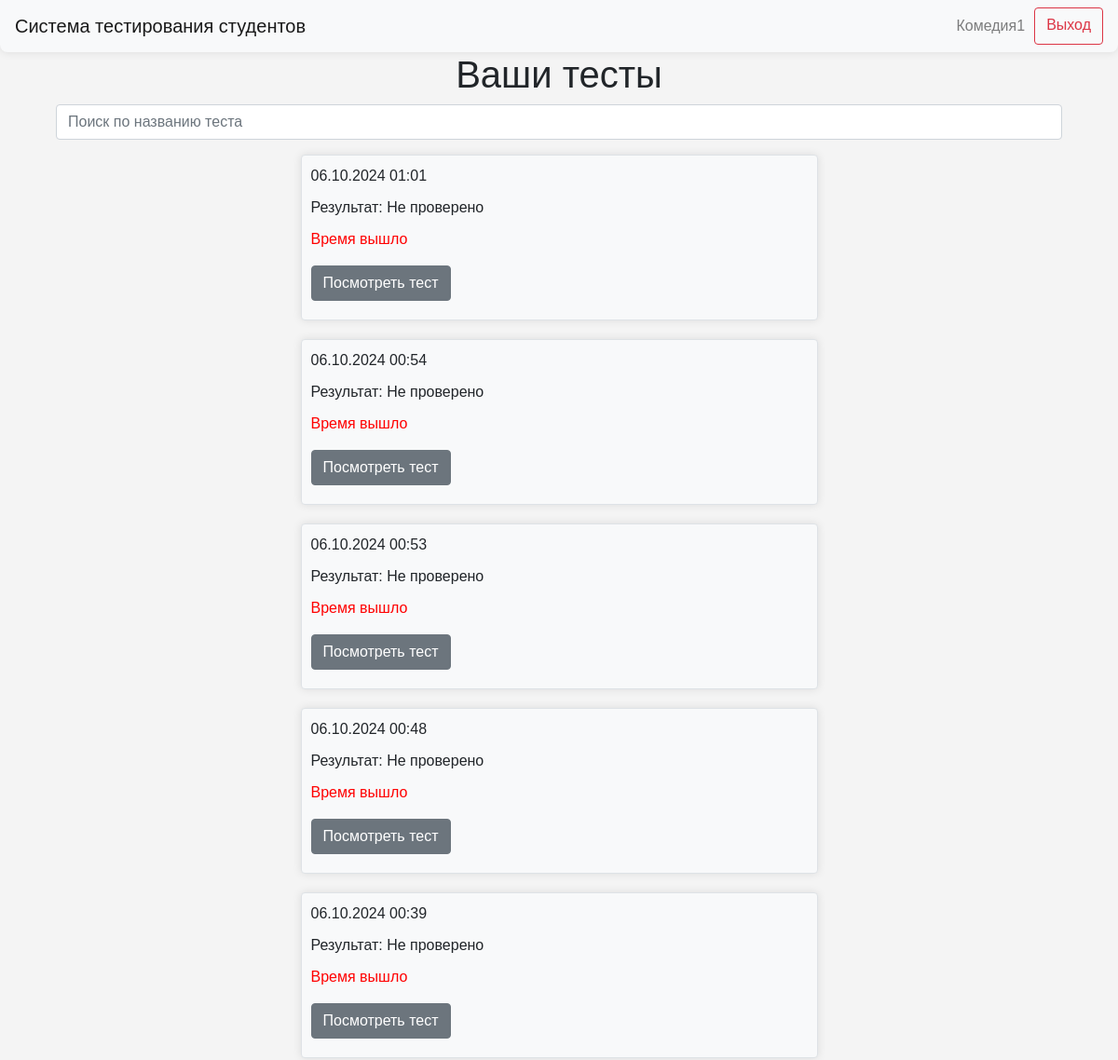
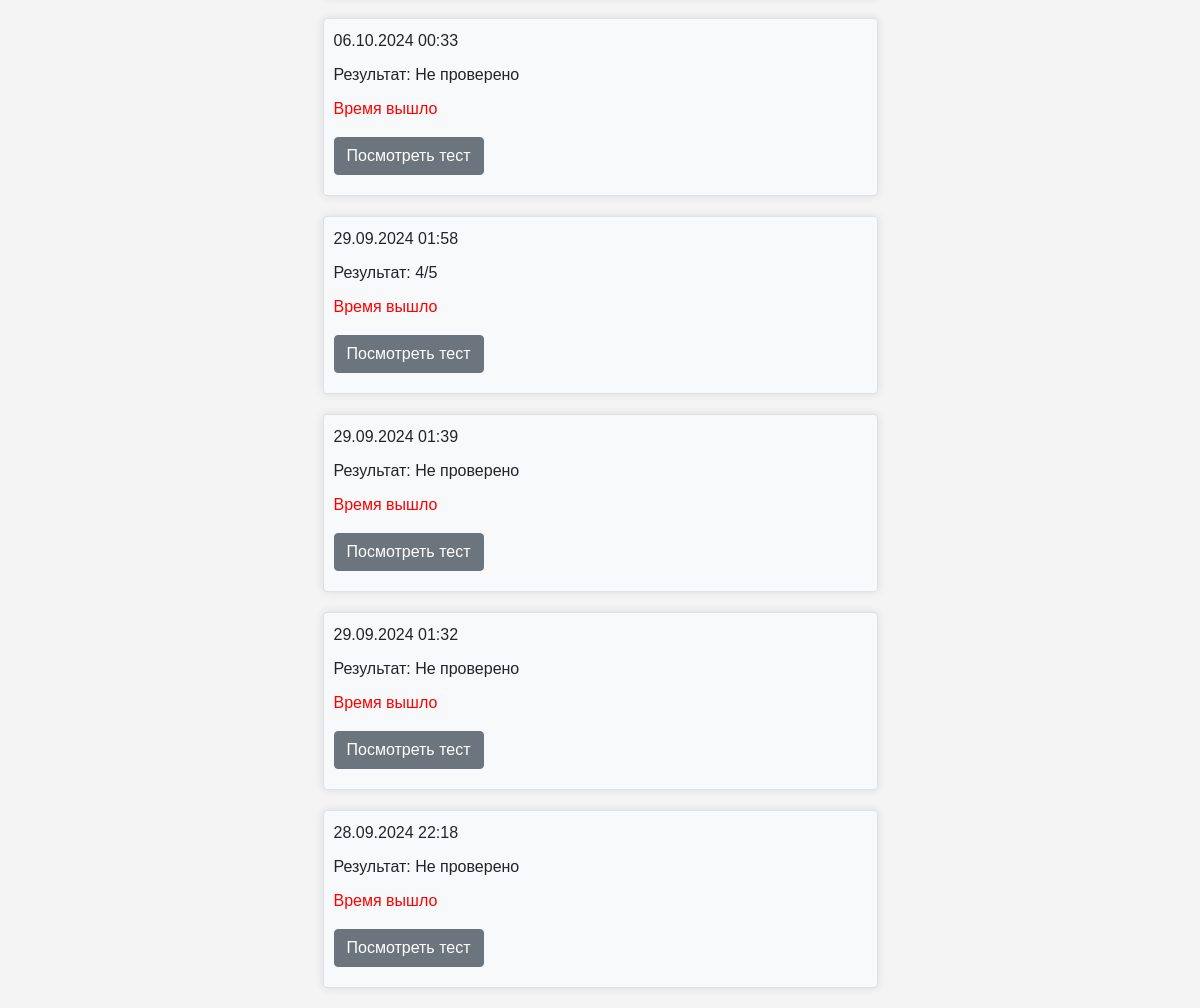
/ (signed in), run on the app's committed database (2 pictures, top to bottom).
### data/users.py (models this page shows)
class User(SqlAlchemyBase, UserMixin, SerializerMixin):
    __tablename__ = "users"
    id = sqlalchemy.Column(
        sqlalchemy.Integer,
        primary_key=True,
        autoincrement=True,
    )
    name = sqlalchemy.Column(
        sqlalchemy.String,
        nullable=True,
    )
    group_id = sqlalchemy.Column(
        sqlalchemy.Integer,
        sqlalchemy.ForeignKey(
            "groups.id",
            ondelete="CASCADE",
        ),
        nullable=False,
    )
    date_of_birth = sqlalchemy.Column(
        sqlalchemy.Date,
        nullable=True,
    )
    user_level = sqlalchemy.Column(
        sqlalchemy.String,
        default="student",
    )
    avatar = sqlalchemy.Column(
        sqlalchemy.String,
        nullable=True,
        default="icon.jpg",
    )

### data/blitz_tests.py (models this page shows)
class BlitzTest(SqlAlchemyBase, UserMixin, SerializerMixin):
    __tablename__ = "blitz_tests"
    id = sqlalchemy.Column(sqlalchemy.Integer,
                           primary_key=True, autoincrement=True)
    date = sqlalchemy.Column(sqlalchemy.DateTime, default=datetime.datetime.now)
    question_1 = sqlalchemy.Column(sqlalchemy.Integer, sqlalchemy.ForeignKey("questions.id"))
    question_2 = sqlalchemy.Column(sqlalchemy.Integer, sqlalchemy.ForeignKey("questions.id"))
    question_3 = sqlalchemy.Column(sqlalchemy.Integer, sqlalchemy.ForeignKey("questions.id"))
    question_4 = sqlalchemy.Column(sqlalchemy.Integer, sqlalchemy.ForeignKey("questions.id"))
    question_5 = sqlalchemy.Column(sqlalchemy.Integer, sqlalchemy.ForeignKey("questions.id"))
    answer_1 = sqlalchemy.Column(sqlalchemy.String, nullable=True)
    answer_2 = sqlalchemy.Column(sqlalchemy.String, nullable=True)
    answer_3 = sqlalchemy.Column(sqlalchemy.String, nullable=True)
    answer_4 = sqlalchemy.Column(sqlalchemy.String, nullable=True)
    answer_5 = sqlalchemy.Column(sqlalchemy.String, nullable=True)
    comment_1 = sqlalchemy.Column(sqlalchemy.String, nullable=True)
    comment_2 = sqlalchemy.Column(sqlalchemy.String, nullable=True)
    comment_3 = sqlalchemy.Column(sqlalchemy.String, nullable=True)
    comment_4 = sqlalchemy.Column(sqlalchemy.String, nullable=True)
    comment_5 = sqlalchemy.Column(sqlalchemy.String, nullable=True)
    result_answer_1 = sqlalchemy.Column(sqlalchemy.Boolean, nullable=True)
    result_answer_2 = sqlalchemy.Column(sqlalchemy.Boolean, nullable=True)
    result_answer_3 = sqlalchemy.Column(sqlalchemy.Boolean, nullable=True)
    result_answer_4 = sqlalchemy.Column(sqlalchemy.Boolean, nullable=True)
    result_answer_5 = sqlalchemy.Column(sqlalchemy.Boolean, nullable=True)
    student = sqlalchemy.Column(sqlalchemy.Integer, sqlalchemy.ForeignKey("users.id"))

### server.py (the view, shortened to what this page needs)
@app.route("/")
def index():
    db_sess = db_session.create_session()
    if current_user.is_authenticated:
        available_tests = db_sess.query(BlitzTest).filter(BlitzTest.student == current_user.id)
        tests_admin = db_sess.query(BlitzTest)
        date_time = datetime.datetime.now()
        students = [item for item in db_sess.query(User)]
        if current_user.user_level == "student":
            results = []
            for test in available_tests:
                test_results = 0
                if test.result_answer_1 == 1:
                    test_results += 1
                if test.result_answer_2 == 1:
                    test_results += 1
                if test.result_answer_3 == 1:
                    test_results += 1
                if test.result_answer_4 == 1:
                    test_results += 1
                if test.result_answer_5 == 1:
                    test_results += 1
                if None in [
                    test.result_answer_1,
                    test.result_answer_2,
                    test.result_answer_3,
                    test.result_answer_4,
                    test.result_answer_5,
                ]:
                    results.append("Не проверено")
                else:
                    results.append(f"{test_results}/5")
            tests_and_results = zip(available_tests, results)
            return render_template(
                "index.html", tests_and_results=tests_and_results, date_time=date_time, title="Главная"
            )
    return redirect("/authentication")

### data/db_session.py (called while the page is built)
def create_session() -> Session:
    global __factory
    return __factory()

### server.py (called while the page is built)
@login_manager.user_loader
def load_user(user_id):
    db_sess = db_session.create_session()
    return db_sess.query(User).get(user_id)

### templates/index.html (shortened to what this page needs)
{% extends "base.html" %}
{% block content %}
{% if current_user.user_level != 'admin' %}
<div class="container text-center">
    <h1>Ваши тесты</h1>
</div>
<div class="container">
    <input type="text" id="searchInput" class="form-control mb-3" placeholder="Поиск по названию теста">
</div>
{% for test, result in tests_and_results|reverse %}
<div class="col-md-6 border rounded mx-auto custom-div" style="margin-bottom: 20px; padding: 10px;">
    <p class="text-left" style="margin-bottom: 10px;">{{ test.date.strftime("%d.%m.%Y %H:%M") }}</p>
    {% if (date_time - test.date).total_seconds() > 300 %}
    <p class="text-left" style="margin-bottom: 10px;">Результат: {{ result }}</p>
    {% endif %}
    <div>
        {% if (date_time - test.date).total_seconds() > 300 %}
            <p style="color: red;">Время вышло</p>
            <a href="{{ url_for('test_result_view', test_id=test.id) }}">
                <button type="button" style="margin-bottom: 10px;" class="btn btn-secondary">Посмотреть тест</button>
            </a>
        {% else %}
            <a href="{{ url_for('start_test', test_id=test.id) }}">
                <button type="button" style="margin-bottom: 10px;" class="btn btn-primary">Решать тест</button>
            </a>
        {% endif %}
    </div>
</div>
{% endfor %}
{% endif %}
{% endblock %}

### templates/base.html (shortened to what this page needs)
<!doctype html>
<html lang="en">
<head>
    <link rel="stylesheet"
          href="https://stackpath.bootstrapcdn.com/bootstrap/4.4.1/css/bootstrap.min.css"
>
    <link rel="stylesheet" type="text/css" href="../static/css/style.css">
</head>
<body>
<header>
    <nav class="navbar navbar-light bg-light custom-navbar">
        <a class="navbar-brand" href="/">Система тестирования студентов</a>
        {% if current_user.is_authenticated %}
        <div class="d-flex flex-row-reverse">
            <a class="btn btn-outline-danger spaced-element" style="margin-left: 10px; text-align: center;"
               href="/logout">Выход</a>
            {% if current_user.user_level == 'admin' %}
            <a class="navbar-text" style="margin-left: 10px; text-align: center;">{{ current_user.name }}</a>
            <a class="navbar-text" style="margin-left: 10px; text-align: center;" href="/select_group_for_test">Выдать тест</a>
            <a class="navbar-text" style="margin-left: 10px; text-align: center;" href="/topics">Темы</a>
            <a class="navbar-text" style="margin-left: 10px; text-align: center;" href="/groups">Студенты</a>
            {% else %}
            <a class="navbar-text" style="margin-left: 10px; text-align: center;" href="{{ url_for('personal_cabinet', user_id=current_user.id) }}">{{ current_user.name }}</a>
            {% endif %}
        </div>
        {% endif %}
    </nav>
</header>
<main role="main" class="container">
    {% block content %}
    {% endblock %}
</main>
</body>
</html>

### static/css/style.css (style rules this page uses)
body { font-family: Arial, sans-serif; margin: 0; padding: 0; background-color: #f4f4f4; }
.custom-div { width: 80%; margin: 0 auto; padding: 20px; background-color: #f8f9fa; border-radius: 0 0 8px 8px; box-shadow: 0 0 10px rgba(0,0,0,0.1); }
.custom-navbar { margin: 0 auto; background-color: #f8f9fa; border-radius: 0 0 8px 8px; box-shadow: 0 0 10px rgba(0,0,0,0.1); }

### data on the page
User: name "Комедия1"
BlitzTest: date "06.10.2024 01:01", result "Не проверено"
BlitzTest: date "06.10.2024 00:54", result "Не проверено"
BlitzTest: date "06.10.2024 00:53", result "Не проверено"
BlitzTest: date "06.10.2024 00:48", result "Не проверено"
BlitzTest: date "06.10.2024 00:39", result "Не проверено"
BlitzTest: date "06.10.2024 00:33", result "Не проверено"
BlitzTest: date "29.09.2024 01:58", result "4/5"
BlitzTest: date "29.09.2024 01:39", result "Не проверено"
BlitzTest: date "29.09.2024 01:32", result "Не проверено"
BlitzTest: date "28.09.2024 22:18", result "Не проверено"
